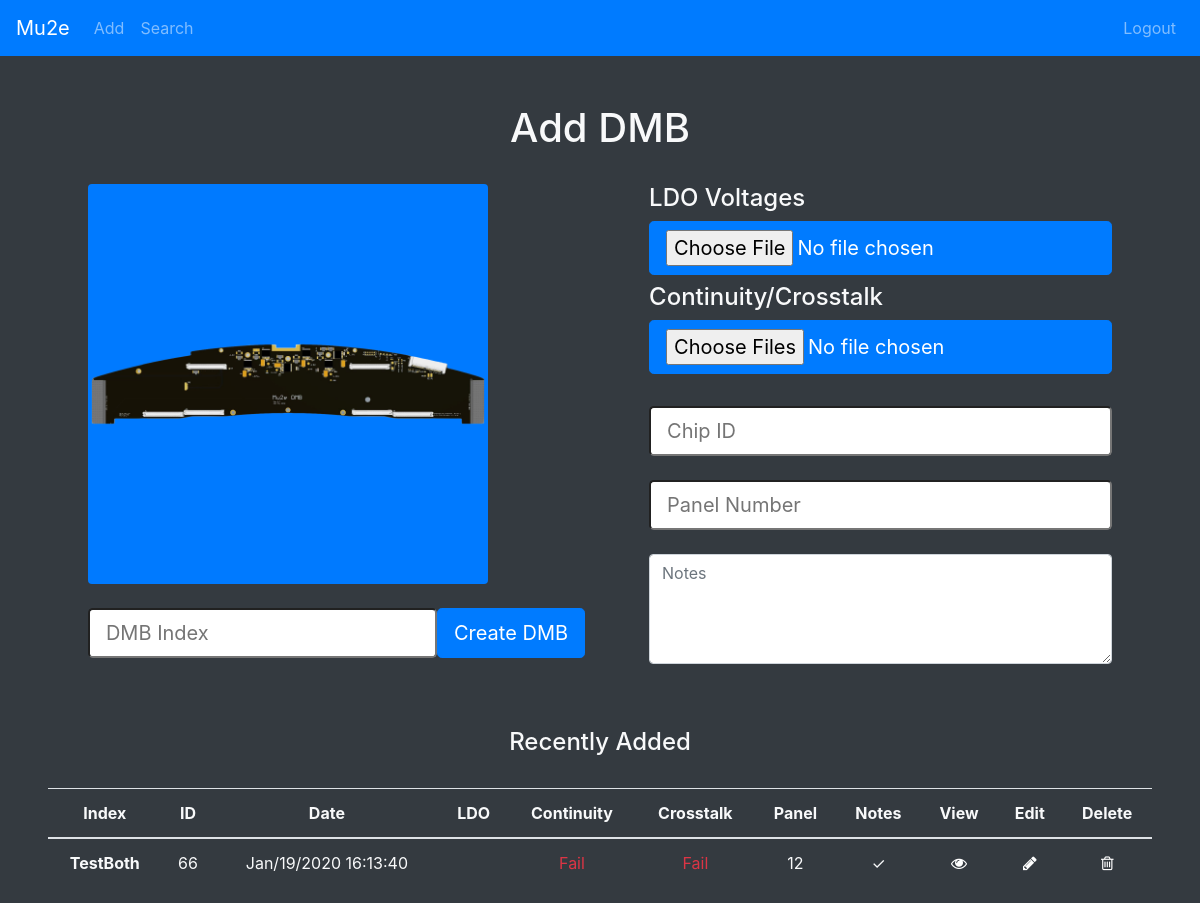
Screenshot of /addDMB with the database file from the repository.
### manager.py (models this page shows, shortened)
class DMB(db.Model):
    index = db.Column(db.String(80), unique=True, nullable=False, primary_key=True)
    date = db.Column(db.DateTime(), nullable=False)
    ldo = db.Column(db.String(1000))
    continuity = db.Column(db.String(1000))
    crosstalk = db.Column(db.String(1000))
    chipID = db.Column(db.String(80))
    panelNum = db.Column(db.String(80))
    notes = db.Column(db.String(20000))

### manager.py (the view, shortened to what this page needs)
@app.route("/addDMB", methods=["GET", "POST"])
def addDMB():
    recent = DMB.query.order_by(DMB.date.desc()).first()
    return render_template("addDMB.html", recent=recent)

### manager.py (called while the page is built)
@app.template_filter('urlencode')
def urlencode_filter(s):
    if type(s) == 'Markup':
        s = s.unescape()
    s = s.encode('utf8')
    s = quote_plus(s)
    return Markup(s)

### templates/addDMB.html (shortened to what this page needs)
<!doctype html>
<html lang="en">
    <head>
        <link rel="stylesheet" href="https://stackpath.bootstrapcdn.com/bootstrap/4.4.1/css/bootstrap.min.css">
        <link rel="stylesheet" href="static/css/general.css">
        <link href="//maxcdn.bootstrapcdn.com/font-awesome/4.7.0/css/font-awesome.min.css" rel="stylesheet">
    </head>
    <body class="text-light bg-dark">
        <nav class="navbar navbar-expand-lg navbar-dark bg-primary">
            <a class="navbar-brand" href="/">Mu2e</a>
            <div class="collapse navbar-collapse" id="navbarSupportedContent">
                <ul class="navbar-nav mr-auto">
                    <li class="nav-item">
                        <a class="nav-link" data-toggle="dropdown" id="dropdownMenuButton">Add</a>
                    </li>
                    <li class="nav-item">
                        <a class="nav-link" href="search">Search</a>
                    </li>
                </ul>
            </div>
            <div class="navbar-collapse collapse w-100 order-3 dual-collapse2">
                <ul class="navbar-nav ml-auto">
                    <li>
                        <a class="nav-link navbar-right" href="logout">Logout</a>
                    </li>
                </ul>
            </div>
        </nav>
        <br><br>
        <h1 class="text-center">Add DMB</h1> <br>
        <form method="POST" action="/addDMB" enctype="multipart/form-data">
        <div class="d-flex justify-content-center">
            <div class="d-flex flex-column justify-content-start mr-3">
                <img src="/static/images/dmb.jpg" class="img-fluid rounded float-right img-fluid" width="400" height="auto">
                <form method="POST" action="/addDMB">
                    <div class="d-flex justify-content-center mt-4">
                        <div>
                            <input class="btn-lg" id="ex1" type="text" placeholder="DMB Index" name="index" required>
                        </div>
                        <input type="submit" class="btn btn-lg btn-primary" value="Create DMB" name="dmb">
                    </div>
                </form>
            </div>
            <div class="ml-5">
                <h4>LDO Voltages</h4>
                <label class="btn btn-lg btn-primary">
                    <input type="file" name="ldo" autocomplete="off">
                </label>
                <h4>Continuity/Crosstalk</h4>
                <label class="btn btn-lg btn-primary">
                    <input type="file" name="cc" multiple="true" autocomplete="off">
                </label>
                <div>
                    <input class="btn-lg btn-block mt-4"  type="text" placeholder="Chip ID" name="ID">
                </div>
                <div>
                    <input class="btn-lg btn-block mt-4"  type="text" placeholder="Panel Number" name="Panel">
                </div>
                <div class="form-group">
                    <textarea class="form-control mt-4" name="notes" rows="4" placeholder="Notes"></textarea>
                </div>
            </div>
        </div>
        </form>
        <br><br>
        <form>
            <div class="d-flex justify-content-center">
                <h4>Recently Added</h4>
            </div>
            <br>
            <div class = "d-flex justify-content-center">
                {% if recent == None %}
                    <h3>There are currently no DMBs in the database.</h3>
                {% else %}
                <table class="table ml-5 mr-5 text-light">
                    <thead>
                    <tr>
                        <th class="text-center" scope="col">Index</th>
                        <th class="text-center" scope="col">ID</th>
                        <th class="text-center" scope="col">Date</th>
                        <th class="text-center" scope="col">LDO</th>
                        <th class="text-center" scope="col">Continuity</th>
                        <th class="text-center" scope="col">Crosstalk</th>
                        <th class="text-center" scope="col">Panel</th>
                        <th class="text-center" scope="col">Notes</th>
                        <th class="text-center" scope="col">View</th>
                        <th class="text-center" scope="col">Edit</th>
                        <th class="text-center" scope="col">Delete</th>
                    </tr>
                    </thead>
                    <tbody>
                    <tr>
                        <th class="text-center" scope="row">{{ recent.index }}</th>
                        {% if not recent.chipID or recent.chipID == "" %}
                        <td class="text-center" scope="row"></td>
                        {% else %}
                        <td class="text-center" scope="row">{{ recent.chipID }}</td>
                        {% endif %}
                        <td class="text-center" > {{ recent.date.strftime("%b/%d/%Y %H:%M:%S") }} </td>
                        {% if not recent.ldo %}
                        <td class="text-center" scope="row"></td>
                        {% else %}
                        <td class="text-center" scope="row">
                            &#10003;
                        </td>
                        {% endif %}
                        {% if not recent.continuity and recent.continuity != "" %}
                        <td class="text-center" scope="row"></td>
                        {% elif recent.continuity == "" %}
                        <td class="text-success text-center">Pass</td>
                        {% else %}
                        <td class="text-danger text-center">Fail</td>
                        {% endif %}
                        {% if not recent.crosstalk and recent.crosstalk != "" %}
                        <td class="text-center" scope="row"></td>
                        {% elif recent.crosstalk == "" %}
                        <td class="text-success text-center">Pass</td>
                        {% else %}
                        <td class="text-danger text-center">Fail</td>
                        {% endif %}
                        {% if not recent.panelNum %}
                        <td class="text-center" scope="row"></td>
                        {% else %}
                        <td class="text-center" scope="row">{{ recent.panelNum }}</td>
                        {% endif %}
                        {% if not recent.notes %}
                        <td class="text-center" scope="row"></td>
                        {% else %}
                        <td class="text-center" scope="row">
                            &#10003;
                        </td>
                        {% endif %}
                        <td class="text-center" scope="row">
                            <a href="{{ '\vviewDMB\%s'%recent.index | urlencode }}">
                                <i class="fa fa-eye text-white"></i>
                            </a>
                        </td>
                        <td class="text-center" scope="row">
                            <a href="{{ '\editDMB\%s'%recent.index | urlencode }}">
                                <i class="fa fa-pencil text-white"></i>
                            </a>
                        </td>
                        <td class="text-center" scope="row">
                            <a href="{{ '\deleteDMB\%s'%recent.index | urlencode }}">
                                <i class="fa fa-trash-o text-white"></i>
                            </a>
                        </td>
                    </tr>
                    </tbody>
                </table>
                {% endif %}
            </div>
        </form>
    </body>
</html>

### rows the page displays
DMB: index "TestBoth", chipID "66", date "Jan/19/2020 16:13:40", panelNum "12"
